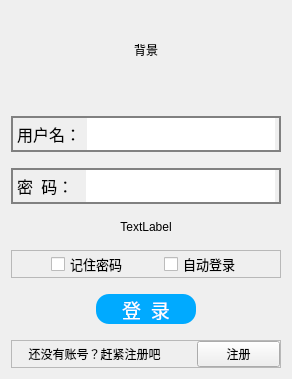
                    <widget class="QWidget" name="page_8">
                     <layout class="QVBoxLayout" name="verticalLayout_23">
                      <property name="spacing">
                       <number>16</number>
                      </property>
                      <property name="topMargin">
                       <number>0</number>
                      </property>
                      <item>
                       <widget class="QLabel" name="label_46">
                        <property name="sizePolicy">
                         <sizepolicy hsizetype="Preferred" vsizetype="Fixed">
                          <horstretch>0</horstretch>
                          <verstretch>0</verstretch>
                         </sizepolicy>
                        </property>
                        <property name="minimumSize">
                         <size>
                          <width>68</width>
                          <height>100</height>
                         </size>
                        </property>
                        <property name="styleSheet">
                         <string notr="true"/>
                        </property>
                        <property name="text">
                         <string>背景</string>
                        </property>
                        <property name="alignment">
                         <set>Qt::AlignCenter</set>
                        </property>
                       </widget>
                      </item>
                      <item alignment="Qt::AlignHCenter">
                       <widget class="QFrame" name="frame_4">
                        <property name="sizePolicy">
                         <sizepolicy hsizetype="Fixed" vsizetype="Fixed">
                          <horstretch>0</horstretch>
                          <verstretch>0</verstretch>
                         </sizepolicy>
                        </property>
                        <property name="minimumSize">
                         <size>
                          <width>270</width>
                          <height>36</height>
                         </size>
                        </property>
                        <property name="maximumSize">
                         <size>
                          <width>16777215</width>
                          <height>16777215</height>
                         </size>
                        </property>
                        <property name="font">
                         <font>
                          <family>幼圆</family>
                          <pointsize>12</pointsize>
                         </font>
                        </property>
                        <property name="styleSheet">
                         <string notr="true">border: 2px solid grey;</string>
                        </property>
                        <property name="frameShape">
                         <enum>QFrame::StyledPanel</enum>
                        </property>
                        <property name="frameShadow">
                         <enum>QFrame::Raised</enum>
                        </property>
                        <layout class="QHBoxLayout" name="horizontalLayout_33" stretch="0,0">
                         <property name="leftMargin">
                          <number>4</number>
                         </property>
                         <property name="topMargin">
                          <number>0</number>
                         </property>
                         <property name="rightMargin">
                          <number>4</number>
                         </property>
                         <property name="bottomMargin">
                          <number>0</number>
                         </property>
                         <item>
                          <widget class="QLabel" name="label_47">
                           <property name="sizePolicy">
                            <sizepolicy hsizetype="Preferred" vsizetype="Preferred">
                             <horstretch>0</horstretch>
                             <verstretch>0</verstretch>
                            </sizepolicy>
                           </property>
                           <property name="font">
                            <font>
                             <family>幼圆</family>
                             <pointsize>12</pointsize>
                            </font>
                           </property>
                           <property name="styleSheet">
                            <string notr="true">border: 0px</string>
                           </property>
                           <property name="text">
                            <string>用户名：</string>
                           </property>
                          </widget>
                         </item>
                         <item>
                          <widget class="QLineEdit" name="lineEdit_19">
                           <property name="minimumSize">
                            <size>
                             <width>0</width>
                             <height>32</height>
                            </size>
                           </property>
                           <property name="font">
                            <font>
                             <family>幼圆</family>
                             <pointsize>12</pointsize>
                            </font>
                           </property>
                           <property name="styleSheet">
                            <string notr="true">border: 0px</string>
                           </property>
                           <property name="alignment">
                            <set>Qt::AlignLeading|Qt::AlignLeft|Qt::AlignVCenter</set>
                           </property>
                          </widget>
                         </item>
                        </layout>
                       </widget>
                      </item>
                      <item alignment="Qt::AlignHCenter">
                       <widget class="QFrame" name="frame_43">
                        <property name="sizePolicy">
                         <sizepolicy hsizetype="Fixed" vsizetype="Fixed">
                          <horstretch>0</horstretch>
                          <verstretch>0</verstretch>
                         </sizepolicy>
                        </property>
                        <property name="minimumSize">
                         <size>
                          <width>270</width>
                          <height>36</height>
                         </size>
                        </property>
                        <property name="styleSheet">
                         <string notr="true">border: 2px solid grey;</string>
                        </property>
                        <property name="frameShape">
                         <enum>QFrame::StyledPanel</enum>
                        </property>
                        <property name="frameShadow">
                         <enum>QFrame::Raised</enum>
                        </property>
                        <layout class="QHBoxLayout" name="horizontalLayout_34" stretch="1,3">
                         <property name="leftMargin">
                          <number>4</number>
                         </property>
                         <property name="topMargin">
                          <number>0</number>
                         </property>
                         <property name="rightMargin">
                          <number>4</number>
                         </property>
                         <property name="bottomMargin">
                          <number>0</number>
                         </property>
                         <item>
                          <widget class="QLabel" name="label_48">
                           <property name="sizePolicy">
                            <sizepolicy hsizetype="Preferred" vsizetype="Preferred">
                             <horstretch>0</horstretch>
                             <verstretch>0</verstretch>
                            </sizepolicy>
                           </property>
                           <property name="font">
                            <font>
                             <family>幼圆</family>
                             <pointsize>12</pointsize>
                            </font>
                           </property>
                           <property name="styleSheet">
                            <string notr="true">border: 0px</string>
                           </property>
                           <property name="text">
                            <string>密  码：</string>
                           </property>
                          </widget>
                         </item>
                         <item>
                          <widget class="QLineEdit" name="lineEdit_20">
                           <property name="minimumSize">
                            <size>
                             <width>0</width>
                             <height>32</height>
                            </size>
                           </property>
                           <property name="font">
                            <font>
                             <family>幼圆</family>
                             <pointsize>12</pointsize>
                            </font>
                           </property>
                           <property name="styleSheet">
                            <string notr="true">border: 0px</string>
                           </property>
                           <property name="frame">
                            <bool>true</bool>
                           </property>
                           <property name="alignment">
                            <set>Qt::AlignLeading|Qt::AlignLeft|Qt::AlignVCenter</set>
                           </property>
                          </widget>
                         </item>
                        </layout>
                       </widget>
                      </item>
                      <item>
                       <widget class="QLabel" name="label_49">
                        <property name="sizePolicy">
                         <sizepolicy hsizetype="Preferred" vsizetype="Fixed">
                          <horstretch>0</horstretch>
                          <verstretch>0</verstretch>
                         </sizepolicy>
                        </property>
                        <property name="text">
                         <string>TextLabel</string>
                        </property>
                        <property name="alignment">
                         <set>Qt::AlignCenter</set>
                        </property>
                       </widget>
                      </item>
                      <item>
                       <widget class="QFrame" name="frame_44">
                        <property name="frameShape">
                         <enum>QFrame::StyledPanel</enum>
                        </property>
                        <property name="frameShadow">
                         <enum>QFrame::Raised</enum>
                        </property>
                        <layout class="QHBoxLayout" name="horizontalLayout_35">
                         <property name="topMargin">
                          <number>0</number>
                         </property>
                         <property name="bottomMargin">
                          <number>0</number>
                         </property>
                         <item>
                          <widget class="QCheckBox" name="reme_pwd_chb_3">
                           <property name="sizePolicy">
                            <sizepolicy hsizetype="Fixed" vsizetype="Fixed">
                             <horstretch>0</horstretch>
                             <verstretch>0</verstretch>
                            </sizepolicy>
                           </property>
                           <property name="font">
                            <font>
                             <family>幼圆</family>
                             <pointsize>10</pointsize>
                            </font>
                           </property>
                           <property name="text">
                            <string>记住密码</string>
                           </property>
                          </widget>
                         </item>
                         <item>
                          <widget class="QCheckBox" name="reme_pwd_chb_4">
                           <property name="sizePolicy">
                            <sizepolicy hsizetype="Fixed" vsizetype="Fixed">
                             <horstretch>0</horstretch>
                             <verstretch>0</verstretch>
                            </sizepolicy>
                           </property>
                           <property name="font">
                            <font>
                             <family>幼圆</family>
                             <pointsize>10</pointsize>
                            </font>
                           </property>
                           <property name="text">
                            <string>自动登录</string>
                           </property>
                          </widget>
                         </item>
                        </layout>
                       </widget>
                      </item>
                      <item alignment="Qt::AlignHCenter">
                       <widget class="QPushButton" name="login_btn_3">
                        <property name="sizePolicy">
                         <sizepolicy hsizetype="Fixed" vsizetype="Fixed">
                          <horstretch>0</horstretch>
                          <verstretch>0</verstretch>
                         </sizepolicy>
                        </property>
                        <property name="minimumSize">
                         <size>
                          <width>100</width>
                          <height>30</height>
                         </size>
                        </property>
                        <property name="font">
                         <font>
                          <family>楷体</family>
                          <pointsize>14</pointsize>
                         </font>
                        </property>
                        <property name="styleSheet">
                         <string notr="true">background-color: rgb(0, 170, 255);
color: rgb(255, 255, 255);
border-radius:13px</string>
                        </property>
                        <property name="text">
                         <string>登  录</string>
                        </property>
                       </widget>
                      </item>
                      <item>
                       <widget class="QFrame" name="frame_45">
                        <property name="frameShape">
                         <enum>QFrame::StyledPanel</enum>
                        </property>
                        <property name="frameShadow">
                         <enum>QFrame::Raised</enum>
                        </property>
                        <layout class="QHBoxLayout" name="horizontalLayout_39" stretch="4,1,2">
                         <property name="spacing">
                          <number>0</number>
                         </property>
                         <property name="leftMargin">
                          <number>0</number>
                         </property>
                         <property name="topMargin">
                          <number>0</number>
                         </property>
                         <property name="rightMargin">
                          <number>0</number>
                         </property>
                         <property name="bottomMargin">
                          <number>0</number>
                         </property>
                         <item>
                          <widget class="QLabel" name="label_50">
                           <property name="layoutDirection">
                            <enum>Qt::LeftToRight</enum>
                           </property>
                           <property name="text">
                            <string>还没有账号？赶紧注册吧</string>
                           </property>
                           <property name="alignment">
                            <set>Qt::AlignCenter</set>
                           </property>
                          </widget>
                         </item>
                         <item>
                          <widget class="QLabel" name="label_51">
                           <property name="sizePolicy">
                            <sizepolicy hsizetype="Fixed" vsizetype="Fixed">
                             <horstretch>0</horstretch>
                             <verstretch>0</verstretch>
                            </sizepolicy>
                           </property>
                           <property name="minimumSize">
                            <size>
                             <width>20</width>
                             <height>20</height>
                            </size>
                           </property>
                           <property name="maximumSize">
                            <size>
                             <width>20</width>
                             <height>20</height>
                            </size>
                           </property>
                           <property name="text">
                            <string/>
                           </property>
                           <property name="pixmap">
                            <pixmap resource="icon_.qrc">:/btn/icon/blue_octopus.ico</pixmap>
                           </property>
                           <property name="scaledContents">
                            <bool>true</bool>
                           </property>
                          </widget>
                         </item>
                         <item>
                          <widget class="QPushButton" name="btnToRegisterPage">
                           <property name="text">
                            <string>注册</string>
                           </property>
                          </widget>
                         </item>
                        </layout>
                       </widget>
                      </item>
                     </layout>
                    </widget>
